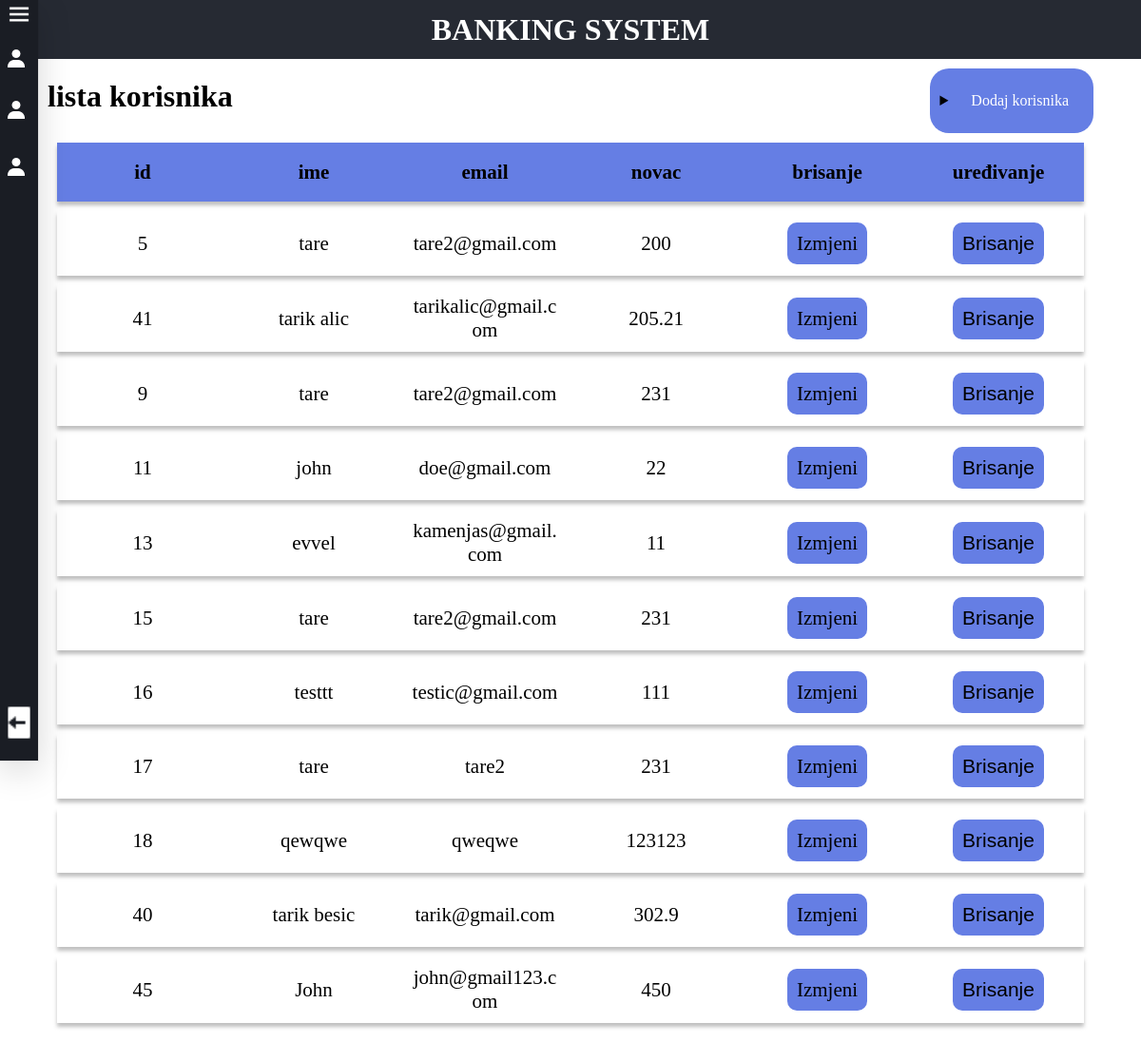
Page /dashboard.php on the committed database.
### tables this page shows
CREATE TABLE IF NOT EXISTS `users` (
  `id` int(11) NOT NULL AUTO_INCREMENT,
  `ime` text NOT NULL,
  `email` text NOT NULL,
  `novac` float NOT NULL,
  PRIMARY KEY (`id`)
);

### dashboard.php (the view, shortened to what this page needs)
<!DOCTYPE html>
<html lang="en">
<?php
include "konekcija.php";
$sql = "SELECT * FROM users";
$result = $konekcija->query($sql);
?>
<head>
    <link rel="stylesheet" href="./styles/admin/dashboard.css">
</head>
<body>
    <div class="sidebar">
        <div class="upper">
            <div class="hamburger">
                <img src="./images/menu.png" class="img">
            </div>
            <a class="menu" href="dashboard.php">
                <img src="./images/123.png">
            </a>
            <a class="menu" href="transactionsAdmin.php">
                <img src="./images/123.png">
            </a>
            <a class="menu" href="exhange.php?kurs=eur">
                <img src="./images/123.png">
            </a>
        </div>
        <a class="logout" href="login.php">
            <img src="./images/logout.png" alt="">
        </a>
    </div>
    <div class="header">
        <h1>BANKING SYSTEM</h1>
    </div>
    <div class="content">
        <div class="table-container">
            <div class="row">
                <h1>lista korisnika</h1>
                <div class="add">
                    <div class="modalcontainer">
                        <details>
                            <summary>
                                <div class="mbutton">
                                    Dodaj korisnika
                                </div>
                            </summary>
                        </details>
                    </div>
                </div>
            </div>
            <div class="table">
                <div class="row header">
                    <div class="cell header">id</div>
                    <div class="cell header">ime</div>
                    <div class="cell header">email</div>
                    <div class="cell header">novac</div>
                    <div class="cell header">brisanje</div>
                    <div class="cell header">uređivanje</div>
                </div>
                <?php
                if ($result->num_rows > 0) {
                    while ($row = $result->fetch_assoc()) {
                ?>
                        <div class="row">
                            <div class="cell "><?php echo $row['id']; ?> </div>
                            <div class="cell "><?php echo $row['ime']; ?> </div>
                            <div class="cell "><?php echo $row['email']; ?> </div>
                            <div class="cell "><?php echo $row['novac']; ?> </div>
                            <div class="cell ">
                                <a class="action" href="update.php?id=<?php echo $row['id']; ?>"> Izmjeni </a>
                            </div>
                            <div class="cell ">
                                <button class="action" onclick="klik(<?php echo $row['id']; ?>)">Brisanje</button>
                            </div>
                        </div>
                <?php       }
                }
                ?>
            </div>
        </div>
    </div>
</body>
</html>

### styles/admin/dashboard.css (style rules this page uses)
* { margin: 0; padding: 0; -webkit-box-sizing: border-box; box-sizing: border-box; }
body { width: 100vw; height: 100vh; }
a { text-decoration: none; }
.header { display: -webkit-box; display: -ms-flexbox; display: flex; -webkit-box-pack: center; -ms-flex-pack: center; justify-content: center; -webkit-box-align: center; -ms-flex-align: center; align-items: center; height: 62px; width: 100%; background-color: #262a33; }
.header h1 { color: white; }
.sidebar { width: 40px; height: 100vh; position: fixed; top: 0; display: -webkit-box; display: -ms-flexbox; display: flex; -webkit-box-orient: vertical; -webkit-box-direction: normal; -ms-flex-direction: column; flex-direction: column; -webkit-box-pack: justify; -ms-flex-pack: justify; justify-content: space-between; background-color: #1a1d24; overflow: hidden; z-index: 100; -webkit-box-shadow: rgba(0, 0, 0, 0.16) 0px 10px 36px 0px, rgba(0, 0, 0, 0.06) 0px 0px 0px 1px; box-shadow: rgba(0, 0, 0, 0.16) 0px 10px 36px 0px, rgba(0, 0, 0, 0.06) 0px 0px 0px 1px; -webkit-transition: all 0.3s ease; transition: all 0.3s ease; }
.sidebar .hamburger { display: -webkit-box; display: -ms-flexbox; display: flex; -webkit-box-align: center; -ms-flex-align: center; align-items: center; -webkit-box-pack: end; -ms-flex-pack: end; justify-content: flex-end; padding-right: 5px; }
.sidebar .hamburger .img { width: 30px; height: 30px; }
.sidebar .menu { display: -webkit-box; display: -ms-flexbox; display: flex; cursor: pointer; -webkit-box-align: center; -ms-flex-align: center; align-items: center; width: 160px; margin: 10px 0; padding: 10px 0; }
.sidebar .menu img { margin-left: 5px; }
.sidebar .logout { margin-bottom: 20px; width: 160px; display: -webkit-box; display: -ms-flexbox; display: flex; -webkit-box-pack: start; -ms-flex-pack: start; justify-content: flex-start; -webkit-box-align: center; -ms-flex-align: center; align-items: center; font-size: 24px; color: white; cursor: pointer; }
.sidebar .logout img { width: 40px; height: 40px; }
.content { display: -webkit-box; display: -ms-flexbox; display: flex; -webkit-box-pack: center; -ms-flex-pack: center; justify-content: center; -webkit-box-align: center; -ms-flex-align: center; align-items: center; }
.content .table-container { overflow-x: auto; }
.content .table-container .row { display: -webkit-box; display: -ms-flexbox; display: flex; -webkit-box-pack: justify; -ms-flex-pack: justify; justify-content: space-between; -webkit-box-align: center; -ms-flex-align: center; align-items: center; }
.content .table-container .row .add { background-color: #657ee4; margin-top: 10px; border-radius: 20px; cursor: pointer; padding: 10px; }
.content .table-container .table { padding: 10px; min-width: -webkit-fit-content; min-width: -moz-fit-content; min-width: fit-content; display: -webkit-box; display: -ms-flexbox; display: flex; -webkit-box-orient: vertical; -webkit-box-direction: normal; -ms-flex-direction: column; flex-direction: column; width: 900px; -webkit-box-pack: justify; -ms-flex-pack: justify; justify-content: space-between; }
.content .table-container .table .row { display: -webkit-box; display: -ms-flexbox; display: flex; -ms-flex-pack: distribute; justify-content: space-around; -webkit-box-align: center; -ms-flex-align: center; align-items: center; background-color: white; margin-bottom: 10px; -webkit-box-shadow: 0px 4px 4px rgba(0, 0, 0, 0.25); box-shadow: 0px 4px 4px rgba(0, 0, 0, 0.25); }
.content .table-container .table .cell { background-color: white; padding: 10px; word-wrap: break-word; width: 180px; font-size: 21px; min-width: 100px; text-align: center; }
.content .table-container .table .header { background-color: #657ee4; font-weight: bold; }
.content .table-container .table .action { color: black; margin: 2px; background-color: #657ee4; border-radius: 10px; padding: 10px; font-size: 21px; border: none; }
.mbutton { -webkit-appearance: none; -moz-appearance: none; appearance: none; border-radius: 0.25em; color: white; cursor: pointer; display: inline-block; font-weight: 500; height: 3em; line-height: 3em; padding: 0 1em; }

### rows in the picture
users: id "5", ime "tare", email "tare2@gmail.com", novac "200"
users: id "41", ime "tarik alic", email "tarikalic@gmail.com", novac "205.21"
users: id "9", ime "tare", email "tare2@gmail.com", novac "231"
users: id "11", ime "john", email "doe@gmail.com", novac "22"
users: id "13", ime "evvel", email "kamenjas@gmail.com", novac "11"
users: id "15", ime "tare", email "tare2@gmail.com", novac "231"
users: id "16", ime "testtt", email "testic@gmail.com", novac "111"
users: id "17", ime "tare", email "tare2", novac "231"
users: id "18", ime "qewqwe", email "qweqwe", novac "123123"
users: id "40", ime "tarik besic", email "tarik@gmail.com", novac "302.9"
users: id "45", ime "John", email "john@gmail123.com", novac "450"
